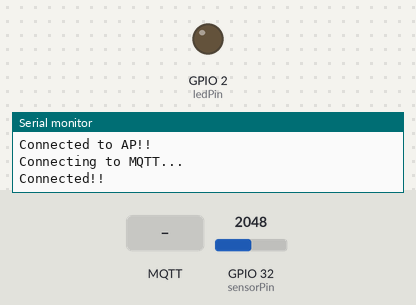
A sketch run on a simulated ESP32. Shown: output pins drawn as LEDs (lit = HIGH), the last lines printed to the serial monitor. The inputs (shaded band) are chosen by the test bench; at power-on: GPIO 32 (sensorPin) = 2048. WiFi joins after 1.5 s; servers stay silent unless stated; no MQTT or app messages arrive unless stated.

Above: at 2.7 s.
2.8 s: MQTT message "secret/soil" arrives on the first subscribed topic
At 5.7 s:
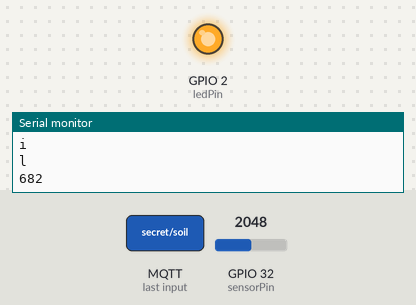
13.8 s: MQTT message "1" arrives on the first subscribed topic
16.1 s: MQTT message "on" arrives on the first subscribed topic
Timing chart, 0 to 24.9 s (numbered marks = the images above; inputs shaded):
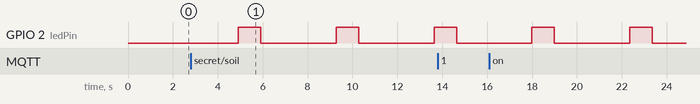

The sketch:

MQTT_soilmoisture.ino
```cpp
#include <WiFi.h>
#include <PubSubClient.h>

char sensorPin = 32;
char ledPin = 2;
uint16_t soilmoisture[] = {0, 0, 0};
uint16_t sum = 0;
uint16_t ave = 0;
uint16_t cnt = 0;

const char* SSID = "Moon";
const char* PASS = "moonmoon";
const char* SERVER = "192.168.137.234";
const int PORT = 1883;
const int timesec = 3000;

WiFiClient espClient;
PubSubClient client(espClient);

void callback(char* topic, byte* payload, unsigned int length)
{
  char str[64];
  memset(str, 0x00, sizeof(str));

  Serial.println(sizeof(str));
  Serial.print("Message arrived [");
  Serial.print(topic);
  Serial.print("] ");

  for (int i = 0; i < length; i++) {
    Serial.println((char)payload[i]);
    str[i] = (char)payload[i];
  }
  if (topic == "secret/soil") //(strcmp("secret/soil", topic) == 0)
  {
    Serial.println(" ---Reset Clear---");
    cnt = timesec-5;
  }
}

void setup()
{
  Serial.begin(115200);
  pinMode(32, INPUT);
  pinMode(2, OUTPUT);

  WiFi.begin(SSID, PASS);

  while (WiFi.status() != WL_CONNECTED) {
    delay(500);
    Serial.println("Connecting to AP...");
  }

  Serial.println("Connected to AP!!");

  client.setServer(SERVER, PORT);
  client.setCallback(callback);

  while (!client.connected()) {
    Serial.println("Connecting to MQTT...");

    if (client.connect("ESP32Client")) {
      Serial.println("Connected!!");
    } else {
      Serial.print("Failure on connect (");
      Serial.print(client.state());
      Serial.println(")");
      delay(2000);
    }
  }

    client.subscribe("secret/soil");
}

void loop()
{
  char Buffer[32];
  String std;

  if (cnt == timesec)
  {
    soilmoisture[0] = soilmoisture[1];
    soilmoisture[1] = soilmoisture[2];
    soilmoisture[2] = analogRead(sensorPin);
    sum = soilmoisture[0] + soilmoisture[1] + soilmoisture[2];
    ave = sum / 3;
    Serial.println(ave);

    memset(Buffer, 0, sizeof(Buffer));
    sprintf(Buffer, "%d", ave);

    client.publish("soil/Val", Buffer);

    digitalWrite(ledPin, HIGH);
    delay(1000);
    digitalWrite(ledPin, LOW);

    cnt = 0;
  }
  client.loop();
  delay(1);
  cnt++;
}
```

Measured:
- by itself, GPIO 2 (ledPin): alternates HIGH for 1.0 s and LOW for 3.4 s
